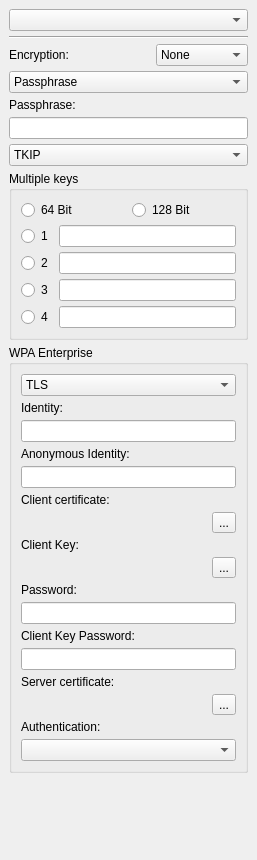
<ui version="4.0" >
 <class>WirelessEncryptionBase</class>
 <widget class="QWidget" name="WirelessEncryptionBase" >
  <property name="geometry" >
   <rect>
    <x>0</x>
    <y>0</y>
    <width>257</width>
    <height>860</height>
   </rect>
  </property>
  <property name="windowTitle" >
   <string>Encryption</string>
  </property>
  <layout class="QVBoxLayout" >
   <property name="margin" >
    <number>9</number>
   </property>
   <property name="spacing" >
    <number>5</number>
   </property>
   <item>
    <widget class="QComboBox" name="netSelector" />
   </item>
   <item>
    <widget class="Line" name="line" >
     <property name="orientation" >
      <enum>Qt::Horizontal</enum>
     </property>
    </widget>
   </item>
   <item>
    <layout class="QHBoxLayout" >
     <property name="margin" >
      <number>0</number>
     </property>
     <property name="spacing" >
      <number>6</number>
     </property>
     <item>
      <widget class="QLabel" name="label_5" >
       <property name="text" >
        <string>Encryption:</string>
       </property>
       <property name="buddy" >
        <cstring>encrypt</cstring>
       </property>
      </widget>
     </item>
     <item>
      <spacer>
       <property name="orientation" >
        <enum>Qt::Horizontal</enum>
       </property>
       <property name="sizeHint" >
        <size>
         <width>40</width>
         <height>20</height>
        </size>
       </property>
      </spacer>
     </item>
     <item>
      <widget class="QComboBox" name="encrypt" >
       <item>
        <property name="text" >
         <string>None</string>
        </property>
       </item>
       <item>
        <property name="text" >
         <string>Open</string>
        </property>
       </item>
       <item>
        <property name="text" >
         <string>Shared key</string>
        </property>
       </item>
       <item>
        <property name="text" >
         <string>WPA-PSK</string>
        </property>
       </item>
       <item>
        <property name="text" >
         <string>WPA-EAP</string>
        </property>
       </item>
      </widget>
     </item>
    </layout>
   </item>
   <item>
    <widget class="QComboBox" name="encrypt_type" >
     <item>
      <property name="text" >
       <string>Passphrase</string>
      </property>
     </item>
     <item>
      <property name="text" >
       <string>Multiple keys</string>
      </property>
     </item>
    </widget>
   </item>
   <item>
    <widget class="QLabel" name="pskPwLabel" >
     <property name="sizePolicy" >
      <sizepolicy>
       <hsizetype>5</hsizetype>
       <vsizetype>1</vsizetype>
       <horstretch>0</horstretch>
       <verstretch>0</verstretch>
      </sizepolicy>
     </property>
     <property name="text" >
      <string>Passphrase:</string>
     </property>
     <property name="wordWrap" >
      <bool>true</bool>
     </property>
     <property name="buddy" >
      <cstring>passphrase</cstring>
     </property>
    </widget>
   </item>
   <item>
    <widget class="QLineEdit" name="passphrase" >
     <property name="echoMode" >
      <enum>QLineEdit::PasswordEchoOnEdit</enum>
     </property>
    </widget>
   </item>
   <item>
    <widget class="QComboBox" name="wpa_psk_encrypt" >
     <item>
      <property name="text" >
       <string>TKIP</string>
      </property>
     </item>
     <item>
      <property name="text" >
       <string>AES</string>
      </property>
     </item>
    </widget>
   </item>
   <item>
    <widget class="QGroupBox" name="multkeys" >
     <property name="title" >
      <string>Multiple keys</string>
     </property>
     <layout class="QVBoxLayout" >
      <property name="margin" >
       <number>9</number>
      </property>
      <property name="spacing" >
       <number>5</number>
      </property>
      <item>
       <layout class="QHBoxLayout" >
        <property name="margin" >
         <number>0</number>
        </property>
        <property name="spacing" >
         <number>6</number>
        </property>
        <item>
         <widget class="QRadioButton" name="bit64" >
          <property name="text" >
           <string>64 Bit</string>
          </property>
         </widget>
        </item>
        <item>
         <widget class="QRadioButton" name="bit128" >
          <property name="text" >
           <string>128 Bit</string>
          </property>
         </widget>
        </item>
       </layout>
      </item>
      <item>
       <layout class="QHBoxLayout" >
        <property name="margin" >
         <number>0</number>
        </property>
        <property name="spacing" >
         <number>6</number>
        </property>
        <item>
         <widget class="QRadioButton" name="key1_check" >
          <property name="text" >
           <string>1</string>
          </property>
         </widget>
        </item>
        <item>
         <widget class="QLineEdit" name="key1" />
        </item>
       </layout>
      </item>
      <item>
       <layout class="QHBoxLayout" >
        <property name="margin" >
         <number>0</number>
        </property>
        <property name="spacing" >
         <number>6</number>
        </property>
        <item>
         <widget class="QRadioButton" name="key2_check" >
          <property name="text" >
           <string>2</string>
          </property>
         </widget>
        </item>
        <item>
         <widget class="QLineEdit" name="key2" />
        </item>
       </layout>
      </item>
      <item>
       <layout class="QHBoxLayout" >
        <property name="margin" >
         <number>0</number>
        </property>
        <property name="spacing" >
         <number>6</number>
        </property>
        <item>
         <widget class="QRadioButton" name="key3_check" >
          <property name="text" >
           <string>3</string>
          </property>
         </widget>
        </item>
        <item>
         <widget class="QLineEdit" name="key3" />
        </item>
       </layout>
      </item>
      <item>
       <layout class="QHBoxLayout" >
        <property name="margin" >
         <number>0</number>
        </property>
        <property name="spacing" >
         <number>6</number>
        </property>
        <item>
         <widget class="QRadioButton" name="key4_check" >
          <property name="text" >
           <string>4</string>
          </property>
         </widget>
        </item>
        <item>
         <widget class="QLineEdit" name="key4" />
        </item>
       </layout>
      </item>
     </layout>
    </widget>
   </item>
   <item>
    <widget class="QGroupBox" name="EAPBox" >
     <property name="title" >
      <string>WPA Enterprise</string>
     </property>
     <layout class="QVBoxLayout" >
      <property name="margin" >
       <number>9</number>
      </property>
      <property name="spacing" >
       <number>5</number>
      </property>
      <item>
       <widget class="QComboBox" name="WPAtype" >
        <item>
         <property name="text" >
          <string>TLS</string>
         </property>
        </item>
        <item>
         <property name="text" >
          <string>TTLS</string>
         </property>
        </item>
        <item>
         <property name="text" >
          <string>PEAP</string>
         </property>
        </item>
       </widget>
      </item>
      <item>
       <widget class="QLabel" name="identityLabel" >
        <property name="sizePolicy" >
         <sizepolicy>
          <hsizetype>5</hsizetype>
          <vsizetype>1</vsizetype>
          <horstretch>0</horstretch>
          <verstretch>0</verstretch>
         </sizepolicy>
        </property>
        <property name="text" >
         <string>Identity:</string>
        </property>
        <property name="wordWrap" >
         <bool>true</bool>
        </property>
        <property name="buddy" >
         <cstring>identity</cstring>
        </property>
       </widget>
      </item>
      <item>
       <widget class="QLineEdit" name="identity" />
      </item>
      <item>
       <widget class="QLabel" name="anonIdentityLabel" >
        <property name="sizePolicy" >
         <sizepolicy>
          <hsizetype>5</hsizetype>
          <vsizetype>1</vsizetype>
          <horstretch>0</horstretch>
          <verstretch>0</verstretch>
         </sizepolicy>
        </property>
        <property name="text" >
         <string>Anonymous Identity:</string>
        </property>
        <property name="wordWrap" >
         <bool>true</bool>
        </property>
        <property name="buddy" >
         <cstring>anon_ident</cstring>
        </property>
       </widget>
      </item>
      <item>
       <widget class="QLineEdit" name="anon_ident" />
      </item>
      <item>
       <widget class="QLabel" name="clientCertLabel" >
        <property name="sizePolicy" >
         <sizepolicy>
          <hsizetype>5</hsizetype>
          <vsizetype>1</vsizetype>
          <horstretch>0</horstretch>
          <verstretch>0</verstretch>
         </sizepolicy>
        </property>
        <property name="text" >
         <string>Client certificate:</string>
        </property>
        <property name="wordWrap" >
         <bool>true</bool>
        </property>
        <property name="buddy" >
         <cstring>client_cert</cstring>
        </property>
       </widget>
      </item>
      <item>
       <layout class="QHBoxLayout" >
        <property name="margin" >
         <number>0</number>
        </property>
        <property name="spacing" >
         <number>6</number>
        </property>
        <item>
         <widget class="QLabel" name="client_cert" />
        </item>
        <item>
         <widget class="QToolButton" name="client_cert_selector" >
          <property name="text" >
           <string>...</string>
          </property>
         </widget>
        </item>
       </layout>
      </item>
      <item>
       <widget class="QLabel" name="clientKeyLabel" >
        <property name="sizePolicy" >
         <sizepolicy>
          <hsizetype>5</hsizetype>
          <vsizetype>1</vsizetype>
          <horstretch>0</horstretch>
          <verstretch>0</verstretch>
         </sizepolicy>
        </property>
        <property name="text" >
         <string>Client Key:</string>
        </property>
        <property name="wordWrap" >
         <bool>true</bool>
        </property>
       </widget>
      </item>
      <item>
       <layout class="QHBoxLayout" >
        <property name="margin" >
         <number>0</number>
        </property>
        <property name="spacing" >
         <number>6</number>
        </property>
        <item>
         <widget class="QLabel" name="client_key" />
        </item>
        <item>
         <widget class="QToolButton" name="client_key_selector" >
          <property name="text" >
           <string>...</string>
          </property>
         </widget>
        </item>
       </layout>
      </item>
      <item>
       <widget class="QLabel" name="ident_passwordLabel" >
        <property name="sizePolicy" >
         <sizepolicy>
          <hsizetype>5</hsizetype>
          <vsizetype>1</vsizetype>
          <horstretch>0</horstretch>
          <verstretch>0</verstretch>
         </sizepolicy>
        </property>
        <property name="text" >
         <string>Password:</string>
        </property>
        <property name="wordWrap" >
         <bool>true</bool>
        </property>
        <property name="buddy" >
         <cstring>ident_password</cstring>
        </property>
       </widget>
      </item>
      <item>
       <widget class="QLineEdit" name="ident_password" >
        <property name="echoMode" >
         <enum>QLineEdit::PasswordEchoOnEdit</enum>
        </property>
       </widget>
      </item>
      <item>
       <widget class="QLabel" name="clientKeyPwLabel" >
        <property name="sizePolicy" >
         <sizepolicy>
          <hsizetype>5</hsizetype>
          <vsizetype>1</vsizetype>
          <horstretch>0</horstretch>
          <verstretch>0</verstretch>
         </sizepolicy>
        </property>
        <property name="text" >
         <string>Client Key Password:</string>
        </property>
        <property name="wordWrap" >
         <bool>true</bool>
        </property>
        <property name="buddy" >
         <cstring>client_key_pw</cstring>
        </property>
       </widget>
      </item>
      <item>
       <widget class="QLineEdit" name="client_key_pw" >
        <property name="echoMode" >
         <enum>QLineEdit::PasswordEchoOnEdit</enum>
        </property>
       </widget>
      </item>
      <item>
       <widget class="QLabel" name="serverCertLabel" >
        <property name="sizePolicy" >
         <sizepolicy>
          <hsizetype>5</hsizetype>
          <vsizetype>1</vsizetype>
          <horstretch>0</horstretch>
          <verstretch>0</verstretch>
         </sizepolicy>
        </property>
        <property name="text" >
         <string>Server certificate:</string>
        </property>
        <property name="wordWrap" >
         <bool>true</bool>
        </property>
        <property name="buddy" >
         <cstring>server_cert</cstring>
        </property>
       </widget>
      </item>
      <item>
       <layout class="QHBoxLayout" >
        <property name="margin" >
         <number>0</number>
        </property>
        <property name="spacing" >
         <number>6</number>
        </property>
        <item>
         <widget class="QLabel" name="server_cert" />
        </item>
        <item>
         <widget class="QToolButton" name="server_cert_selector" >
          <property name="text" >
           <string>...</string>
          </property>
         </widget>
        </item>
       </layout>
      </item>
      <item>
       <widget class="QLabel" name="authLabel" >
        <property name="sizePolicy" >
         <sizepolicy>
          <hsizetype>5</hsizetype>
          <vsizetype>1</vsizetype>
          <horstretch>0</horstretch>
          <verstretch>0</verstretch>
         </sizepolicy>
        </property>
        <property name="text" >
         <string>Authentication:</string>
        </property>
        <property name="wordWrap" >
         <bool>true</bool>
        </property>
        <property name="buddy" >
         <cstring>authentication</cstring>
        </property>
       </widget>
      </item>
      <item>
       <widget class="QComboBox" name="authentication" />
      </item>
     </layout>
    </widget>
   </item>
   <item>
    <spacer>
     <property name="orientation" >
      <enum>Qt::Vertical</enum>
     </property>
     <property name="sizeHint" >
      <size>
       <width>4</width>
       <height>16</height>
      </size>
     </property>
    </spacer>
   </item>
  </layout>
 </widget>
 <resources/>
 <connections/>
</ui>
